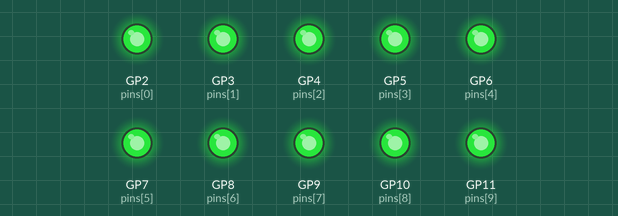
Simulated run of this sketch. Board: Raspberry Pi Pico. Parts: output pins drawn as LEDs (lit = HIGH).

Above: at 0.1 s.
Timing chart, 0 to 1.6 s (numbered marks = the images above):
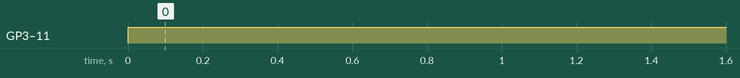

Measured:
- by itself, GP3 (pins[1]), GP4 (pins[2]), GP5 (pins[3]), GP6 (pins[4]), GP7 (pins[5]), GP8 (pins[6]), GP9 (pins[7]), GP10 (pins[8]), GP11 (pins[9]): LOW → HIGH at 0.00 s

The sketch:

pi-pico-bar-graph-counter.ino
```cpp
const int pins[] = { 2, 3, 4, 5, 6, 7, 8, 9, 10, 11 };

void setup() {
  for (int i = 0; i < 10; i++) {
    pinMode(pins[i], OUTPUT);
  }
}

int counter = 0;
void loop() {
  for (int i = 0; i < 10; i++) {
    digitalWrite(pins[i], HIGH);
  }
  counter++;
  delay(50);
}
```
